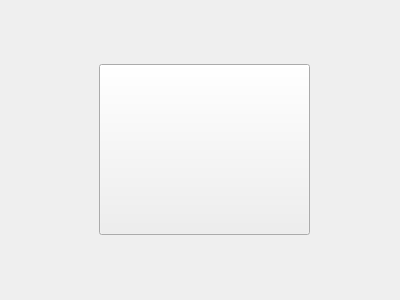
<?xml version="1.0" encoding="UTF-8"?>
<ui version="4.0">
 <class>About</class>
 <widget class="QWidget" name="About">
  <property name="geometry">
   <rect>
    <x>0</x>
    <y>0</y>
    <width>400</width>
    <height>300</height>
   </rect>
  </property>
  <property name="windowTitle">
   <string>Form</string>
  </property>
  <widget class="QPushButton" name="ok_button">
   <property name="geometry">
    <rect>
     <x>99</x>
     <y>64</y>
     <width>211</width>
     <height>171</height>
    </rect>
   </property>
   <property name="text">
    <string/>
   </property>
  </widget>
 </widget>
 <resources/>
 <connections/>
</ui>
